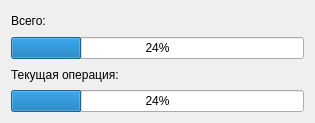
<?xml version="1.0" encoding="UTF-8"?>
<ui version="4.0">
 <class>DoubleProgressBar</class>
 <widget class="QWidget" name="DoubleProgressBar">
  <property name="geometry">
   <rect>
    <x>0</x>
    <y>0</y>
    <width>315</width>
    <height>123</height>
   </rect>
  </property>
  <property name="windowTitle">
   <string>Form</string>
  </property>
  <layout class="QVBoxLayout" name="verticalLayout">
   <item>
    <widget class="QLabel" name="labelPrimary">
     <property name="text">
      <string>Всего:</string>
     </property>
    </widget>
   </item>
   <item>
    <widget class="QProgressBar" name="progressBarPrimary">
     <property name="sizePolicy">
      <sizepolicy hsizetype="Expanding" vsizetype="Fixed">
       <horstretch>0</horstretch>
       <verstretch>0</verstretch>
      </sizepolicy>
     </property>
     <property name="minimumSize">
      <size>
       <width>0</width>
       <height>0</height>
      </size>
     </property>
     <property name="value">
      <number>24</number>
     </property>
    </widget>
   </item>
   <item>
    <widget class="QLabel" name="labelSecondary">
     <property name="text">
      <string>Текущая операция:</string>
     </property>
    </widget>
   </item>
   <item>
    <widget class="QProgressBar" name="progressBarSecondary">
     <property name="sizePolicy">
      <sizepolicy hsizetype="Expanding" vsizetype="Fixed">
       <horstretch>0</horstretch>
       <verstretch>0</verstretch>
      </sizepolicy>
     </property>
     <property name="minimumSize">
      <size>
       <width>0</width>
       <height>0</height>
      </size>
     </property>
     <property name="value">
      <number>24</number>
     </property>
    </widget>
   </item>
  </layout>
 </widget>
 <resources/>
 <connections/>
</ui>
